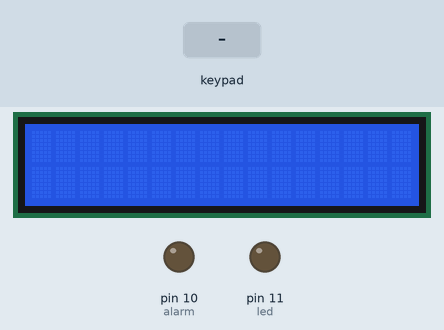
Bench run of a sketch on a simulated Arduino Uno, built with avr-gcc and run on an emulated ATmega328P. Shown: 16×2 character LCD, output pins drawn as LEDs (lit = HIGH). Inputs (shaded band) come from the test bench.

Above: at 1.2 s.
1.3 s: keypad keys 1 4 3 6 A pressed 0.4 s apart
At 3.2 s:
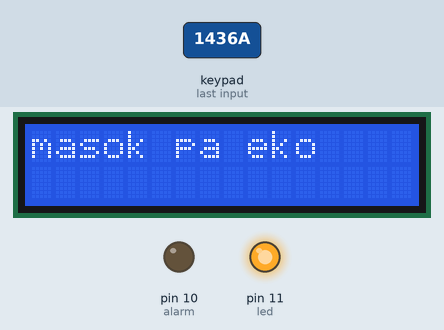
4.8 s: keypad keys 9 8 7 6 A pressed 0.4 s apart
At 9.4 s:
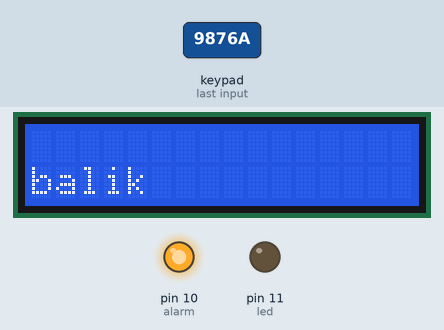
9.8 s: key 'B' pressed
At 10.3 s:
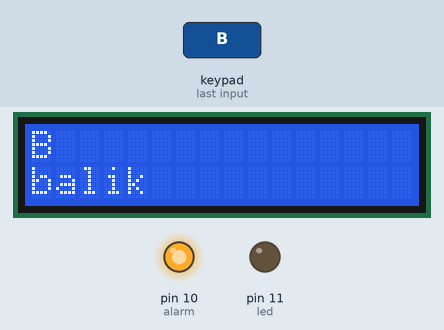
11.3 s: key 'C' pressed
At 12.4 s:
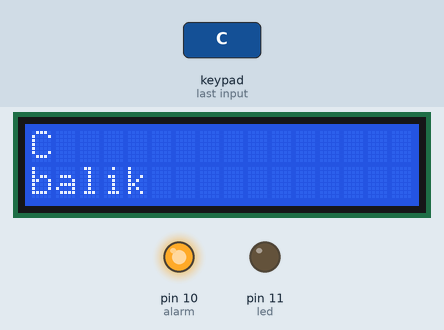
12.8 s: key '*' pressed
At 13.6 s:
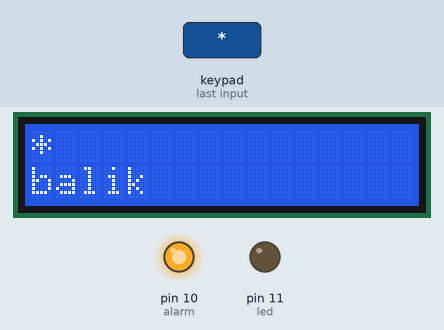
14.3 s: keypad keys 1 4 3 6 # pressed 0.4 s apart
At 16.2 s:
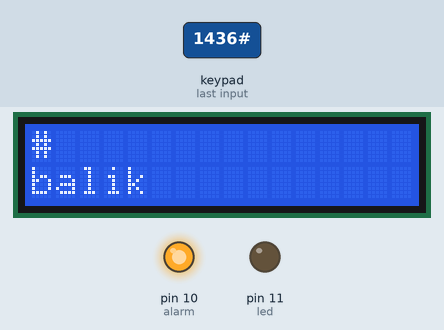
Timing chart, 0 to 17.7 s (numbered marks = the images above; inputs shaded):
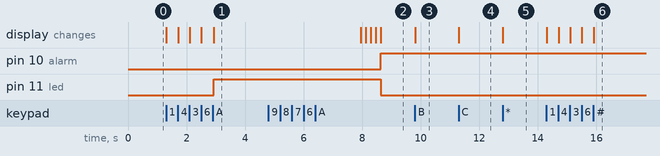

The sketch:

servo.ino
```cpp
#include <Wire.h>
#include <LiquidCrystal_I2C.h>
#include <Password.h>
#include <Keypad.h>
#include <Servo.h>

LiquidCrystal_I2C lcd(0x27, 16, 2);
Password password = Password( "1436" ); //Ubah password

const byte baris = 4; //Baris
const byte kolom = 4; //Kolom
const int alarm= 10;
const int led=11;

char keys[baris][kolom] = {
{'1','2','3','A'},
{'4','5','6','B'},
{'7','8','9','C'},
{'*','0','#','D'}
};

byte barisPin[baris] = {9,8,7,6};
byte kolomPin[kolom]= {5,4,3,2};

// Buat objek keypad
Keypad keypad = Keypad( makeKeymap(keys), barisPin, kolomPin, baris, kolom );

void setup(){
  pinMode(alarm,OUTPUT);
  pinMode(led,OUTPUT);
  lcd.begin();
  keypad.addEventListener(keypadEvent);
}

void loop(){
  keypad.getKey();

  }

  void keypadEvent(KeypadEvent eKey){
      switch (keypad.getState()){
        case PRESSED:
        lcd.setCursor(0,0);
          lcd.print(eKey);

        switch (eKey){
            case 'A': Login(); delay(1); break;

            case 'B': password.reset(); delay(1); break;

            default: password.append(eKey); delay(1);
          }
       }
    }

      void Login(){
      if (password.evaluate()){
        lcd.clear();
          lcd.setCursor(0,0);
          lcd.print("masok pa eko");
          digitalWrite(led,HIGH);
          digitalWrite(alarm,LOW);
          delay(5000);

      }

      else{
          lcd.clear();
          lcd.setCursor(0,1);
          lcd.print("balik ");
          digitalWrite(led,LOW);
          digitalWrite(alarm,HIGH);
          delay(500);

        }
      }
```

Measured:
- after the input at 1.3 s, pin 11 (led): LOW → HIGH after 1.6 s; the display: first changes at once (image 1 shows a later state)
- after the input at 4.8 s, pin 10 (alarm): LOW → HIGH after 3.8 s; pin 11 (led): HIGH → LOW after 3.8 s; the display: first changes after 3.1 s (image 2 shows a later state)
- after the input at 9.8 s, the display: changes at once (image 3)
- after the input at 11.3 s, the display: changes at once (image 4)
- after the input at 12.8 s, the display: changes at once (image 5)
- after the input at 14.3 s, the display: first changes at once (image 6 shows a later state)
